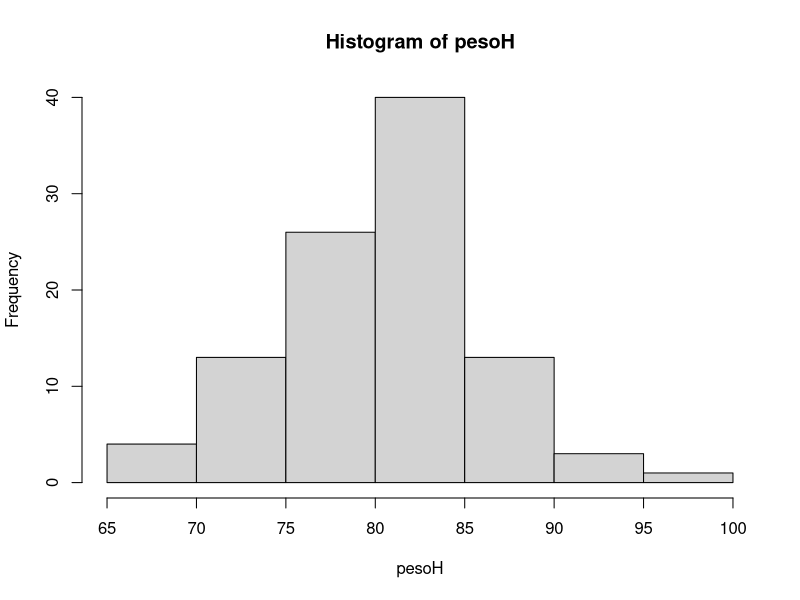

This figure's R source:
## ---- chunk 1
knitr::opts_chunk$set(echo = FALSE)
## ---- chunk 2
#Adição
2+2

#Subtração
2*2

#Divisão
2/2

#Potenciação
2^2
## ---- chunk 3
#Raiz quadrada
sqrt(4)
#Logaritmo na base 10
log(2,10)
#Logaritmo na base e
log(2)
#exponencial
exp(2)
#Fatorial
factorial(2)
## ---- chunk 4
#Valor absoluto
abs(-2)
#Arredondando
round(exp(2),2)
#função Piso
floor(log(2))
#função teto
ceiling(log(2))


## ---- chunk 5
x <- c(3,1,5,4)
#Selecionando o segundo valor do vetor
x[2]
#Sequência
y <- 1:10
y
z <- seq(1,10,length = 10)
z
## ---- chunk 6
#Repetindo o valor 6 quatro vezes
rep(6,4)
#Repetindo o vetor quatro vezes
rep(c(1,2,3),4)
#Repetindo o vetor quatro vezes
rep(c(1,2,3),each = 4)
#soma dos elementos de um vetor
sum(c(1,2,3))
## ---- chunk 7
#Comprimento de um vetor
length(c(1,2,3))
#Ordenando os elementos de um vetor ... crescente
sort(c(2,1,3),decreasing = FALSE)
#Ordenando os elementos de um vetor ... decrescente
sort(c(2,1,3),decreasing = TRUE)
## ---- chunk 8
#retorna a posição dos elementos ...
order(c(2,8,-4), decreasing = FALSE)
#retorna a posição dos elementos ...
order(c(2,8,-4), decreasing = TRUE)
#retorna a posição dos elementos ...
pmax(2,c(1,1,2,3))
#retorna a posição dos elementos ...
pmin(1,c(0,1,2,3))

## ---- chunk 9
M <- matrix(c(1,2,3,4),ncol = 2,nrow = 2)
M
#Selecionando os valores
M[1,1]
M[,1]
M[2,]
## ---- chunk 10
M <- matrix(0,ncol = 2,nrow = 2)
M
# ...  os valores
M[1,1] <- 1
M[2,] <- c(2,2)
M
## ---- chunk 11
#Matriz diagonal
M <- diag(c(1,2))
M
# multiplicando matriz
M%*%M
## ---- chunk 12
D <- matrix(c(1,2,3,4),ncol = 2,nrow = 2)
D
# matriz transposta
t(D)
# matriz inversa
solve(D)
## ---- chunk 13

z <- c(1,3,2,5,3,6)

zbar <- function(x){ sum(x)/length(x)}
zbar(z)


## ---- chunk 14
x <- 3
if(x >= 1 & x <= 6){print("sim")} else {print("Não")}

## ---- chunk 15
x <- 3
while(x < 5){ x = x + 1 ; print(x)}

## ---- chunk 16
x <- c()
for(i in 0:4){x[i+1] <- 2*i+1}

x
## ---- chunk 17
x <- c("Cara", "Coroa")
#lançando uma moeda
sample(x,5,replace = T)


## ---- chunk 18

pesoH <- rnorm(100,80,5)
pesoZ <- rnorm(100,60,4)

summary(pesoH)

mean(pesoH)

sd(pesoH)

var(pesoH)

## ---- chunk 19
hist(pesoH)

